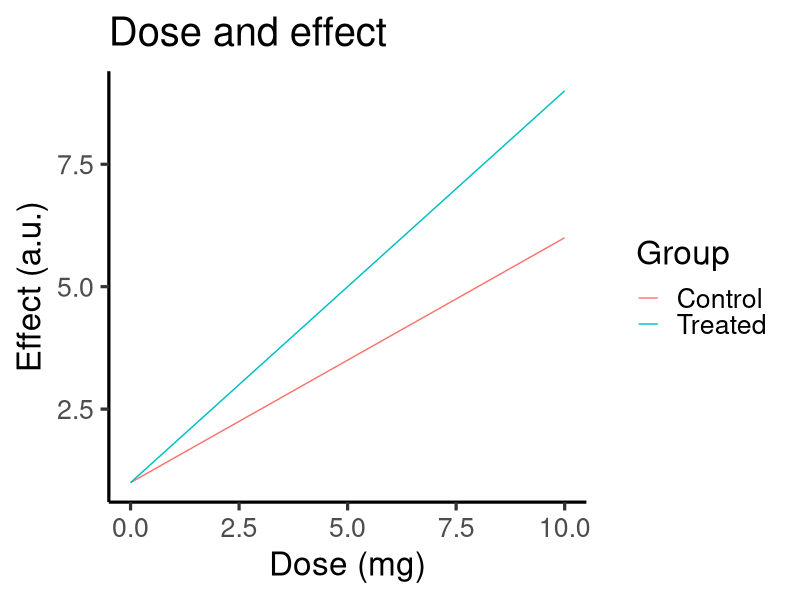

The R script that drew this image:
library(ggplot2)

df <- data.frame(
  dose = rep(seq(0, 10, length.out = 12), 2),
  effect = c(seq(1, 6, length.out = 12), seq(1, 9, length.out = 12)),
  group = rep(c("Control", "Treated"), each = 12)
)
p <- ggplot(df, aes(dose, effect, colour = group)) +
  geom_line() +
  labs(title = "Dose and effect", x = "Dose (mg)", y = "Effect (a.u.)", colour = "Group") +
  theme_classic(24)

ggsave("pos.png", p, width = 8, height = 6, dpi = 300)
